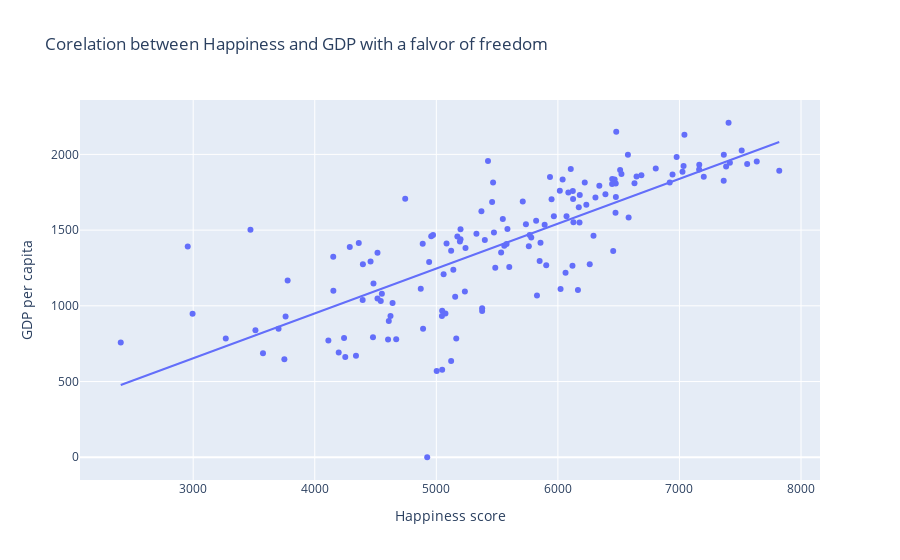

Write notebook code for a chart like this one.
### Markdown cell above
#### as of above heat map we can study the corelation between the features this data set hold
as any thing  >= 0.7 is a good relation 
between 0.5-0.7 is moderate relation
less than 0.5 is weak to none

### Code cell
#df.head()
fig = px.scatter(df, x=df["Happiness score"], y=df["GDP per capita"],trendline="ols"
                 ,title='Corelation between Happiness and GDP with a falvor of freedom')
fig.show()

### Figure 1 — Plotly figure (JSON) as saved in the notebook; plotly's stock layout.template omitted (floating-point values rounded to 4 significant figures; data arrays with more than 128 entries replaced by an {"elided": "..."} marker saying what was removed)
{"data": [{"hovertemplate": "Happiness score=%{x}<br>GDP per capita=%{y}<extra></extra>", "legendgroup": "", "marker": {"color": "#636efa", "symbol": "circle"}, "mode": "markers", "name": "", "orientation": "v", "showlegend": false, "type": "scatter", "x": {"elided": "146 int values"}, "xaxis": "x", "y": {"elided": "146 int values"}, "yaxis": "y"}, {"hovertemplate": "<b>OLS trendline</b><br>GDP per capita = 0.296284 * Happiness score + -234.992<br>R<sup>2</sup>=0.583203<br><br>Happiness score=%{x}<br>GDP per capita=%{y} <b>(trend)</b><extra></extra>", "legendgroup": "", "marker": {"color": "#636efa", "symbol": "circle"}, "mode": "lines", "name": "", "showlegend": false, "type": "scatter", "x": {"elided": "146 int values"}, "xaxis": "x", "y": {"elided": "146 float values"}, "yaxis": "y"}], "layout": {"legend": {"tracegroupgap": 0}, "title": {"text": "Corelation between Happiness and GDP with a falvor of freedom"}, "xaxis": {"anchor": "y", "domain": [0, 1], "title": {"text": "Happiness score"}}, "yaxis": {"anchor": "x", "domain": [0, 1], "title": {"text": "GDP per capita"}}}}
